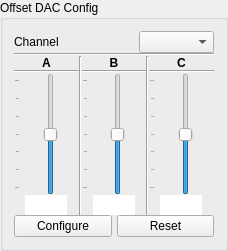
     <widget class="QGroupBox" name="groupBox_psd_offset_dac">
      <property name="sizePolicy">
       <sizepolicy hsizetype="MinimumExpanding" vsizetype="MinimumExpanding">
        <horstretch>0</horstretch>
        <verstretch>0</verstretch>
       </sizepolicy>
      </property>
      <property name="minimumSize">
       <size>
        <width>180</width>
        <height>251</height>
       </size>
      </property>
      <property name="maximumSize">
       <size>
        <width>3500</width>
        <height>16777215</height>
       </size>
      </property>
      <property name="title">
       <string>Offset DAC Config</string>
      </property>
      <layout class="QVBoxLayout" name="verticalLayout_17">
       <property name="spacing">
        <number>0</number>
       </property>
       <item>
        <layout class="QHBoxLayout" name="horizontalLayout_47">
         <item alignment="Qt::AlignHCenter">
          <widget class="QLabel" name="label_33">
           <property name="text">
            <string>Channel</string>
           </property>
          </widget>
         </item>
         <item>
          <spacer name="horizontalSpacer">
           <property name="orientation">
            <enum>Qt::Horizontal</enum>
           </property>
           <property name="sizeHint" stdset="0">
            <size>
             <width>40</width>
             <height>20</height>
            </size>
           </property>
          </spacer>
         </item>
         <item>
          <spacer name="horizontalSpacer_2">
           <property name="orientation">
            <enum>Qt::Horizontal</enum>
           </property>
           <property name="sizeHint" stdset="0">
            <size>
             <width>40</width>
             <height>20</height>
            </size>
           </property>
          </spacer>
         </item>
         <item alignment="Qt::AlignLeft">
          <widget class="QComboBox" name="comboBox_psd_offset_dac_channel_selection">
           <property name="sizePolicy">
            <sizepolicy hsizetype="MinimumExpanding" vsizetype="Fixed">
             <horstretch>0</horstretch>
             <verstretch>0</verstretch>
            </sizepolicy>
           </property>
           <property name="minimumSize">
            <size>
             <width>75</width>
             <height>0</height>
            </size>
           </property>
          </widget>
         </item>
        </layout>
       </item>
       <item>
        <layout class="QGridLayout" name="gridLayout">
         <item row="3" column="0">
          <widget class="QSlider" name="verticalSlider_psd_single_channel_offset_dac_a">
           <property name="sizePolicy">
            <sizepolicy hsizetype="Expanding" vsizetype="Expanding">
             <horstretch>0</horstretch>
             <verstretch>0</verstretch>
            </sizepolicy>
           </property>
           <property name="layoutDirection">
            <enum>Qt::LeftToRight</enum>
           </property>
           <property name="minimum">
            <number>-15</number>
           </property>
           <property name="maximum">
            <number>15</number>
           </property>
           <property name="singleStep">
            <number>0</number>
           </property>
           <property name="tracking">
            <bool>true</bool>
           </property>
           <property name="orientation">
            <enum>Qt::Vertical</enum>
           </property>
           <property name="invertedAppearance">
            <bool>false</bool>
           </property>
           <property name="invertedControls">
            <bool>false</bool>
           </property>
           <property name="tickPosition">
            <enum>QSlider::TicksAbove</enum>
           </property>
           <property name="tickInterval">
            <number>5</number>
           </property>
          </widget>
         </item>
         <item row="4" column="2" alignment="Qt::AlignHCenter">
          <widget class="QLineEdit" name="lineEdit_psd_offset_dac_b">
           <property name="maximumSize">
            <size>
             <width>42</width>
             <height>16777215</height>
            </size>
           </property>
           <property name="frame">
            <bool>false</bool>
           </property>
           <property name="alignment">
            <set>Qt::AlignCenter</set>
           </property>
          </widget>
         </item>
         <item row="2" column="2">
          <widget class="Line" name="line_3">
           <property name="orientation">
            <enum>Qt::Horizontal</enum>
           </property>
          </widget>
         </item>
         <item row="3" column="4">
          <widget class="QSlider" name="verticalSlider_psd_single_channel_offset_dac_c">
           <property name="sizePolicy">
            <sizepolicy hsizetype="Expanding" vsizetype="Expanding">
             <horstretch>0</horstretch>
             <verstretch>0</verstretch>
            </sizepolicy>
           </property>
           <property name="layoutDirection">
            <enum>Qt::LeftToRight</enum>
           </property>
           <property name="minimum">
            <number>-15</number>
           </property>
           <property name="maximum">
            <number>15</number>
           </property>
           <property name="singleStep">
            <number>0</number>
           </property>
           <property name="tracking">
            <bool>true</bool>
           </property>
           <property name="orientation">
            <enum>Qt::Vertical</enum>
           </property>
           <property name="invertedAppearance">
            <bool>false</bool>
           </property>
           <property name="invertedControls">
            <bool>false</bool>
           </property>
           <property name="tickPosition">
            <enum>QSlider::TicksAbove</enum>
           </property>
           <property name="tickInterval">
            <number>5</number>
           </property>
          </widget>
         </item>
         <item row="1" column="2">
          <widget class="QLabel" name="label_31">
           <property name="sizePolicy">
            <sizepolicy hsizetype="Expanding" vsizetype="Preferred">
             <horstretch>0</horstretch>
             <verstretch>0</verstretch>
            </sizepolicy>
           </property>
           <property name="font">
            <font>
             <bold>true</bold>
            </font>
           </property>
           <property name="tabletTracking">
            <bool>false</bool>
           </property>
           <property name="text">
            <string>B</string>
           </property>
           <property name="scaledContents">
            <bool>false</bool>
           </property>
           <property name="alignment">
            <set>Qt::AlignCenter</set>
           </property>
          </widget>
         </item>
         <item row="1" column="4">
          <widget class="QLabel" name="label_32">
           <property name="font">
            <font>
             <bold>true</bold>
            </font>
           </property>
           <property name="text">
            <string>C</string>
           </property>
           <property name="alignment">
            <set>Qt::AlignCenter</set>
           </property>
          </widget>
         </item>
         <item row="2" column="4">
          <widget class="Line" name="line_5">
           <property name="orientation">
            <enum>Qt::Horizontal</enum>
           </property>
          </widget>
         </item>
         <item row="3" column="2">
          <widget class="QSlider" name="verticalSlider_psd_single_channel_offset_dac_b">
           <property name="sizePolicy">
            <sizepolicy hsizetype="Expanding" vsizetype="Expanding">
             <horstretch>0</horstretch>
             <verstretch>0</verstretch>
            </sizepolicy>
           </property>
           <property name="layoutDirection">
            <enum>Qt::LeftToRight</enum>
           </property>
           <property name="minimum">
            <number>-15</number>
           </property>
           <property name="maximum">
            <number>15</number>
           </property>
           <property name="singleStep">
            <number>0</number>
           </property>
           <property name="tracking">
            <bool>true</bool>
           </property>
           <property name="orientation">
            <enum>Qt::Vertical</enum>
           </property>
           <property name="invertedAppearance">
            <bool>false</bool>
           </property>
           <property name="invertedControls">
            <bool>false</bool>
           </property>
           <property name="tickPosition">
            <enum>QSlider::TicksAbove</enum>
           </property>
           <property name="tickInterval">
            <number>5</number>
           </property>
          </widget>
         </item>
         <item row="1" column="0">
          <widget class="QLabel" name="label_30">
           <property name="sizePolicy">
            <sizepolicy hsizetype="Expanding" vsizetype="Preferred">
             <horstretch>0</horstretch>
             <verstretch>0</verstretch>
            </sizepolicy>
           </property>
           <property name="font">
            <font>
             <bold>true</bold>
            </font>
           </property>
           <property name="text">
            <string>A</string>
           </property>
           <property name="alignment">
            <set>Qt::AlignCenter</set>
           </property>
          </widget>
         </item>
         <item row="4" column="0" alignment="Qt::AlignHCenter">
          <widget class="QLineEdit" name="lineEdit_psd_offset_dac_a">
           <property name="sizePolicy">
            <sizepolicy hsizetype="Expanding" vsizetype="Fixed">
             <horstretch>0</horstretch>
             <verstretch>0</verstretch>
            </sizepolicy>
           </property>
           <property name="maximumSize">
            <size>
             <width>42</width>
             <height>16777215</height>
            </size>
           </property>
           <property name="frame">
            <bool>false</bool>
           </property>
           <property name="alignment">
            <set>Qt::AlignCenter</set>
           </property>
           <property name="dragEnabled">
            <bool>false</bool>
           </property>
          </widget>
         </item>
         <item row="1" column="1" rowspan="4">
          <widget class="Line" name="line">
           <property name="orientation">
            <enum>Qt::Vertical</enum>
           </property>
          </widget>
         </item>
         <item row="2" column="0">
          <widget class="Line" name="line_4">
           <property name="orientation">
            <enum>Qt::Horizontal</enum>
           </property>
          </widget>
         </item>
         <item row="1" column="3" rowspan="4">
          <widget class="Line" name="line_2">
           <property name="orientation">
            <enum>Qt::Vertical</enum>
           </property>
          </widget>
         </item>
         <item row="4" column="4" alignment="Qt::AlignHCenter">
          <widget class="QLineEdit" name="lineEdit_psd_offset_dac_c">
           <property name="maximumSize">
            <size>
             <width>42</width>
             <height>16777215</height>
            </size>
           </property>
           <property name="frame">
            <bool>false</bool>
           </property>
           <property name="alignment">
            <set>Qt::AlignCenter</set>
           </property>
          </widget>
         </item>
         <item row="0" column="1">
          <widget class="Line" name="line_7">
           <property name="orientation">
            <enum>Qt::Horizontal</enum>
           </property>
          </widget>
         </item>
         <item row="0" column="2" colspan="2">
          <widget class="Line" name="line_6">
           <property name="orientation">
            <enum>Qt::Horizontal</enum>
           </property>
          </widget>
         </item>
         <item row="0" column="0">
          <widget class="Line" name="line_8">
           <property name="orientation">
            <enum>Qt::Horizontal</enum>
           </property>
          </widget>
         </item>
         <item row="0" column="4">
          <widget class="Line" name="line_9">
           <property name="orientation">
            <enum>Qt::Horizontal</enum>
           </property>
          </widget>
         </item>
        </layout>
       </item>
       <item>
        <layout class="QHBoxLayout" name="horizontalLayout_46">
         <property name="spacing">
          <number>5</number>
         </property>
         <property name="sizeConstraint">
          <enum>QLayout::SetMinimumSize</enum>
         </property>
         <item>
          <widget class="QPushButton" name="pushButton_psd_offset_dac_configure">
           <property name="minimumSize">
            <size>
             <width>75</width>
             <height>0</height>
            </size>
           </property>
           <property name="text">
            <string>Configure</string>
           </property>
          </widget>
         </item>
         <item>
          <widget class="QPushButton" name="pushButton_psd_offset_dac_reset">
           <property name="text">
            <string>Reset</string>
           </property>
          </widget>
         </item>
        </layout>
       </item>
      </layout>
     </widget>
